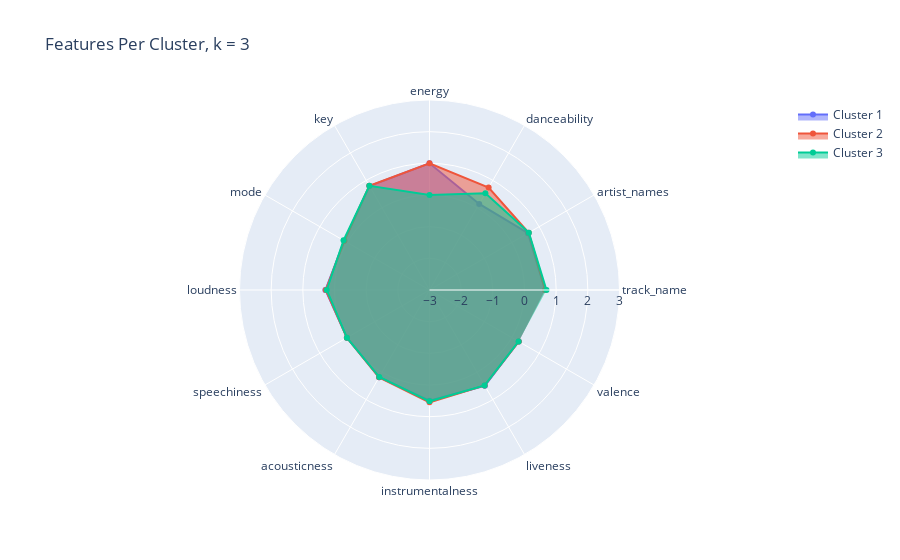

This figure's notebook cell:
### Code cell
# Create radar chart
fig = go.Figure()

# Add a line for each cluster center
for i in range(optimal_k):
    fig.add_trace(go.Scatterpolar(
        r=kmeans.cluster_centers_[i],
        theta=charts.columns,
        fill='toself',
        name=f'Cluster {i+1}',

    ))

# Update layout
fig.update_layout(
    polar=dict(radialaxis=dict(visible=True, range=[-3, 3])),
    showlegend=True,
    title = 'Features Per Cluster, k = 3'
)

fig.show()

### Figure 1 — Plotly figure (JSON) as saved in the notebook; plotly's stock layout.template omitted (floating-point values rounded to 4 significant figures)
{"data": [{"fill": "toself", "name": "Cluster 1", "r": [0.6483, 0.592, 0.1393, 1.0, 0.7896, 0.1088, 0.2861, 0.009822, 0.1817, 0.4978, 0.4923, 0.2533], "theta": ["track_name", "artist_names", "danceability", "energy", "key", "mode", "loudness", "speechiness", "acousticness", "instrumentalness", "liveness", "valence", "tempo", "tempo_name", "duration_min", "cluster"], "type": "scatterpolar"}, {"fill": "toself", "name": "Cluster 2", "r": [0.6554, 0.618, 0.7347, 1.0, 0.8021, 0.1058, 0.2764, 0.01406, 0.1847, 0.5487, 0.4818, 0.2546], "theta": ["track_name", "artist_names", "danceability", "energy", "key", "mode", "loudness", "speechiness", "acousticness", "instrumentalness", "liveness", "valence", "tempo", "tempo_name", "duration_min", "cluster"], "type": "scatterpolar"}, {"fill": "toself", "name": "Cluster 3", "r": [0.6939, 0.6234, 0.5307, -7.772e-16, 0.7987, 0.135, 0.2454, 0.01224, 0.1729, 0.5156, 0.4786, 0.2496], "theta": ["track_name", "artist_names", "danceability", "energy", "key", "mode", "loudness", "speechiness", "acousticness", "instrumentalness", "liveness", "valence", "tempo", "tempo_name", "duration_min", "cluster"], "type": "scatterpolar"}], "layout": {"polar": {"radialaxis": {"range": [-3, 3], "visible": true}}, "showlegend": true, "title": {"text": "Features Per Cluster, k = 3"}}}
